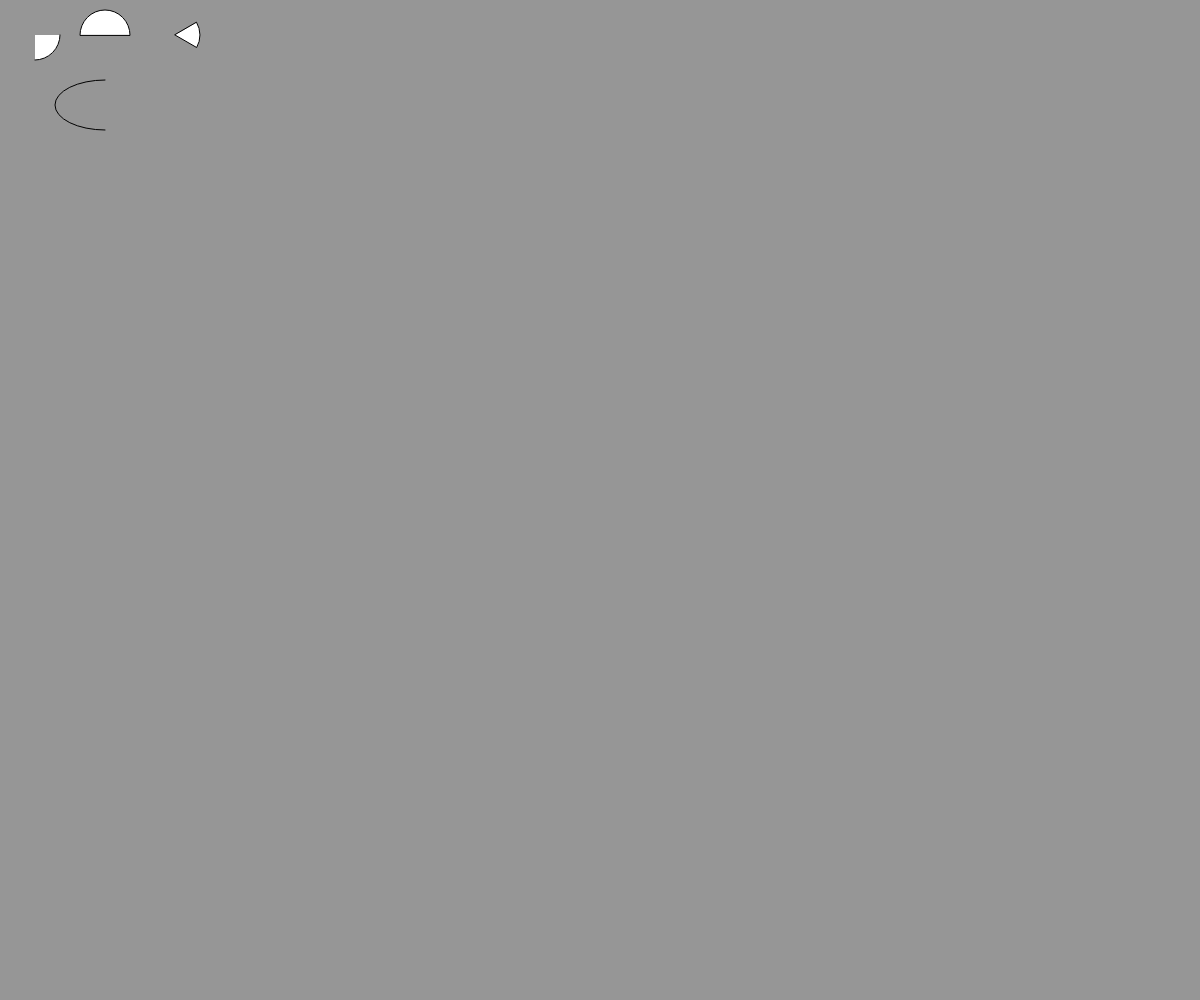
Frame 1 (no input)
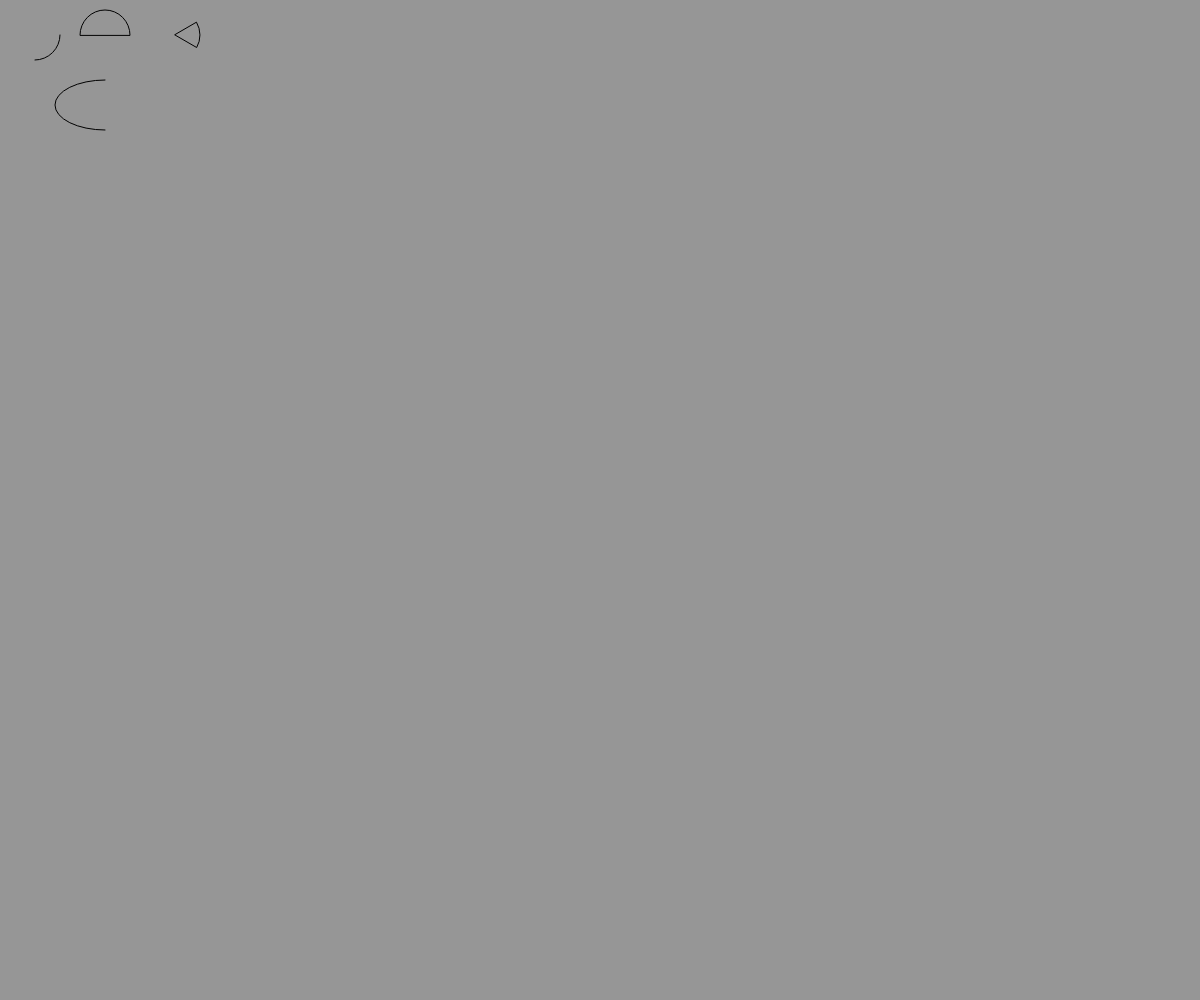
Frame 60 (no input)
Frame 120 (the mouse pressed at the canvas centre since frame 60): identical to frame 60, image omitted

The p5.js sketch that drew these frames (run headless with seeded random() and noise() and a simulated clock; from frame 60 on, the mouse is pressed at the canvas centre):

// p5.js sketch
// ── sketch.js
///<reference path="../../p5.global-mode.d.ts" />
function setup() {
  createCanvas(windowWidth, windowHeight);
}

function draw() {
  background(150);
  stroke(0);
  arc(35, 35, 50, 50, 0, PI / 2.0); // lower quarter circle
  arc(105, 35, 50, 50, -PI, 0, CHORD); // upper half of circle
  arc(175, 35, 50, 50, -PI / 6, PI / 6, PIE); // 60 degrees
  noFill();
  arc(105, 105, 100, 50, PI / 2, (3 * PI) / 2, OPEN); // 180 degrees
}
